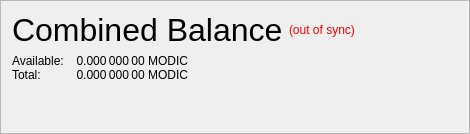
                   <widget class="QFrame" name="frame_CombinedBalances">
                    <property name="minimumSize">
                     <size>
                      <width>470</width>
                      <height>0</height>
                     </size>
                    </property>
                    <property name="frameShape">
                     <enum>QFrame::StyledPanel</enum>
                    </property>
                    <property name="frameShadow">
                     <enum>QFrame::Raised</enum>
                    </property>
                    <layout class="QVBoxLayout" name="verticalLayout_5">
                     <property name="spacing">
                      <number>6</number>
                     </property>
                     <property name="sizeConstraint">
                      <enum>QLayout::SetNoConstraint</enum>
                     </property>
                     <item>
                      <layout class="QHBoxLayout" name="horizontalLayout_5" stretch="0,0,0">
                       <item>
                        <widget class="QLabel" name="label_5z">
                         <property name="minimumSize">
                          <size>
                           <width>0</width>
                           <height>20</height>
                          </size>
                         </property>
                         <property name="font">
                          <font>
                           <pointsize>24</pointsize>
                           <weight>50</weight>
                           <bold>false</bold>
                          </font>
                         </property>
                         <property name="toolTip">
                          <string>Combined Balance (including unconfirmed and immature coins)</string>
                         </property>
                         <property name="text">
                          <string>Combined Balance</string>
                         </property>
                        </widget>
                       </item>
                       <item>
                        <widget class="QLabel" name="labelWalletStatus">
                         <property name="cursor">
                          <cursorShape>WhatsThisCursor</cursorShape>
                         </property>
                         <property name="toolTip">
                          <string>The displayed information may be out of date. Your wallet automatically synchronizes with the ModernInvestmentCoin network after a connection is established, but this process has not completed yet.</string>
                         </property>
                         <property name="styleSheet">
                          <string notr="true">QLabel { color: red; }</string>
                         </property>
                         <property name="text">
                          <string notr="true">(out of sync)</string>
                         </property>
                         <property name="alignment">
                          <set>Qt::AlignLeading|Qt::AlignLeft|Qt::AlignVCenter</set>
                         </property>
                        </widget>
                       </item>
                       <item>
                        <spacer name="horizontalSpacer_1">
                         <property name="orientation">
                          <enum>Qt::Horizontal</enum>
                         </property>
                         <property name="sizeHint" stdset="0">
                          <size>
                           <width>40</width>
                           <height>20</height>
                          </size>
                         </property>
                        </spacer>
                       </item>
                      </layout>
                     </item>
                     <item>
                      <layout class="QGridLayout" name="gridLayout_3">
                       <property name="horizontalSpacing">
                        <number>12</number>
                       </property>
                       <property name="verticalSpacing">
                        <number>0</number>
                       </property>
                       <item row="1" column="0">
                        <widget class="QLabel" name="labelBalanceTextz">
                         <property name="text">
                          <string>Available:</string>
                         </property>
                        </widget>
                       </item>
                       <item row="1" column="1">
                        <widget class="QLabel" name="labelBalancez">
                         <property name="font">
                          <font>
                           <weight>50</weight>
                           <bold>false</bold>
                          </font>
                         </property>
                         <property name="cursor">
                          <cursorShape>IBeamCursor</cursorShape>
                         </property>
                         <property name="toolTip">
                          <string>Your current spendable balance</string>
                         </property>
                         <property name="text">
                          <string notr="true">0.000 000 00 MODIC</string>
                         </property>
                         <property name="alignment">
                          <set>Qt::AlignRight|Qt::AlignTrailing|Qt::AlignVCenter</set>
                         </property>
                         <property name="textInteractionFlags">
                          <set>Qt::LinksAccessibleByMouse|Qt::TextSelectableByKeyboard|Qt::TextSelectableByMouse</set>
                         </property>
                        </widget>
                       </item>
                       <item row="2" column="0">
                        <widget class="QLabel" name="labelTotalTextz">
                         <property name="text">
                          <string>Total:</string>
                         </property>
                        </widget>
                       </item>
                       <item row="2" column="1">
                        <widget class="QLabel" name="labelTotalz">
                         <property name="font">
                          <font>
                           <weight>50</weight>
                           <bold>false</bold>
                          </font>
                         </property>
                         <property name="cursor">
                          <cursorShape>IBeamCursor</cursorShape>
                         </property>
                         <property name="toolTip">
                          <string>Total Balance, including all unavailable coins.</string>
                         </property>
                         <property name="text">
                          <string notr="true">0.000 000 00 MODIC</string>
                         </property>
                         <property name="alignment">
                          <set>Qt::AlignRight|Qt::AlignTrailing|Qt::AlignVCenter</set>
                         </property>
                         <property name="textInteractionFlags">
                          <set>Qt::LinksAccessibleByMouse|Qt::TextSelectableByKeyboard|Qt::TextSelectableByMouse</set>
                         </property>
                        </widget>
                       </item>
                       <item row="2" column="3">
                        <spacer name="horizontalSpacer_2">
                         <property name="orientation">
                          <enum>Qt::Horizontal</enum>
                         </property>
                         <property name="sizeHint" stdset="0">
                          <size>
                           <width>40</width>
                           <height>0</height>
                          </size>
                         </property>
                        </spacer>
                       </item>
                      </layout>
                     </item>
                     <item>
                      <spacer name="verticalSpacer_1">
                       <property name="orientation">
                        <enum>Qt::Vertical</enum>
                       </property>
                       <property name="sizeHint" stdset="0">
                        <size>
                         <width>20</width>
                         <height>40</height>
                        </size>
                       </property>
                      </spacer>
                     </item>
                    </layout>
                   </widget>
